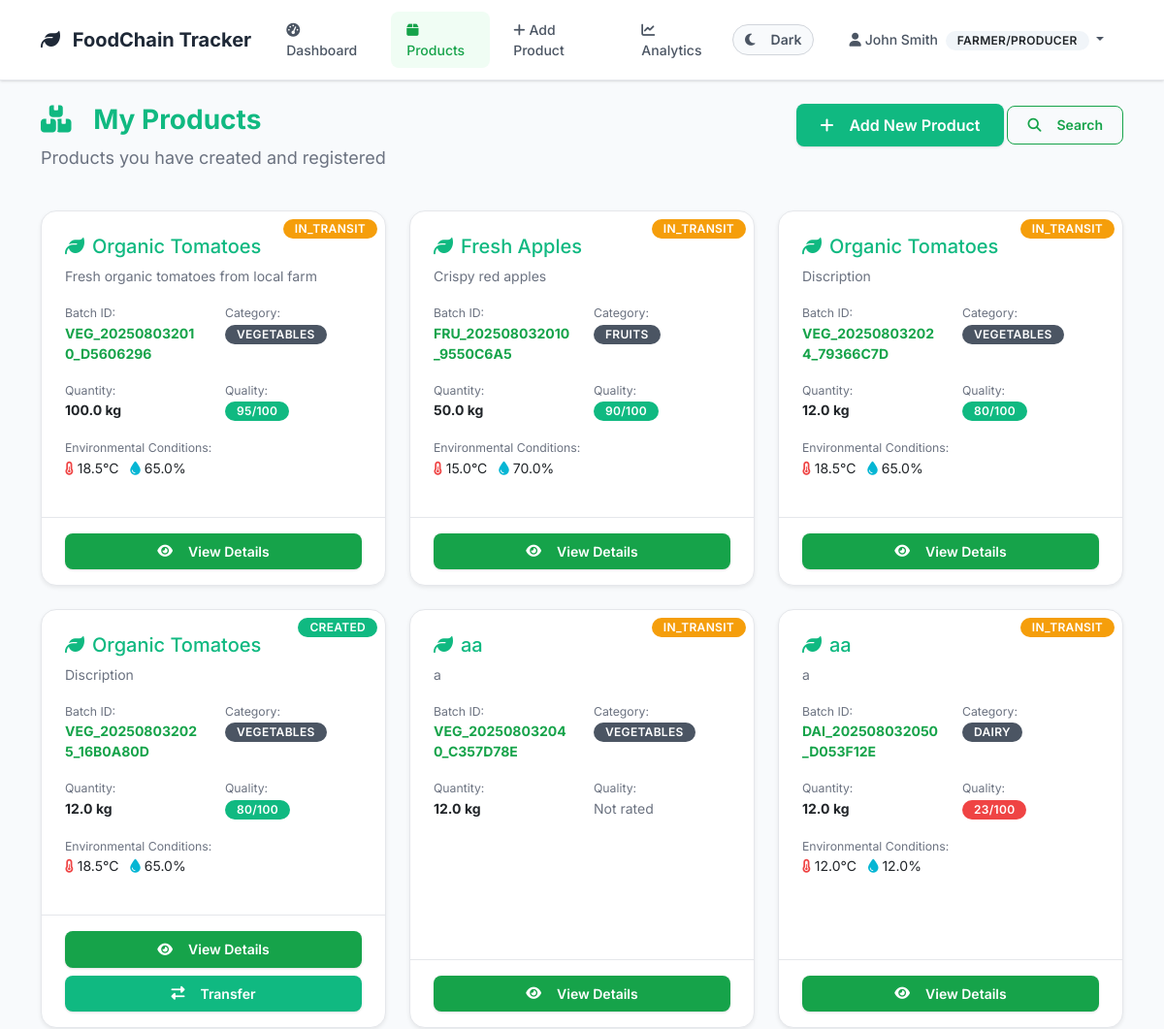
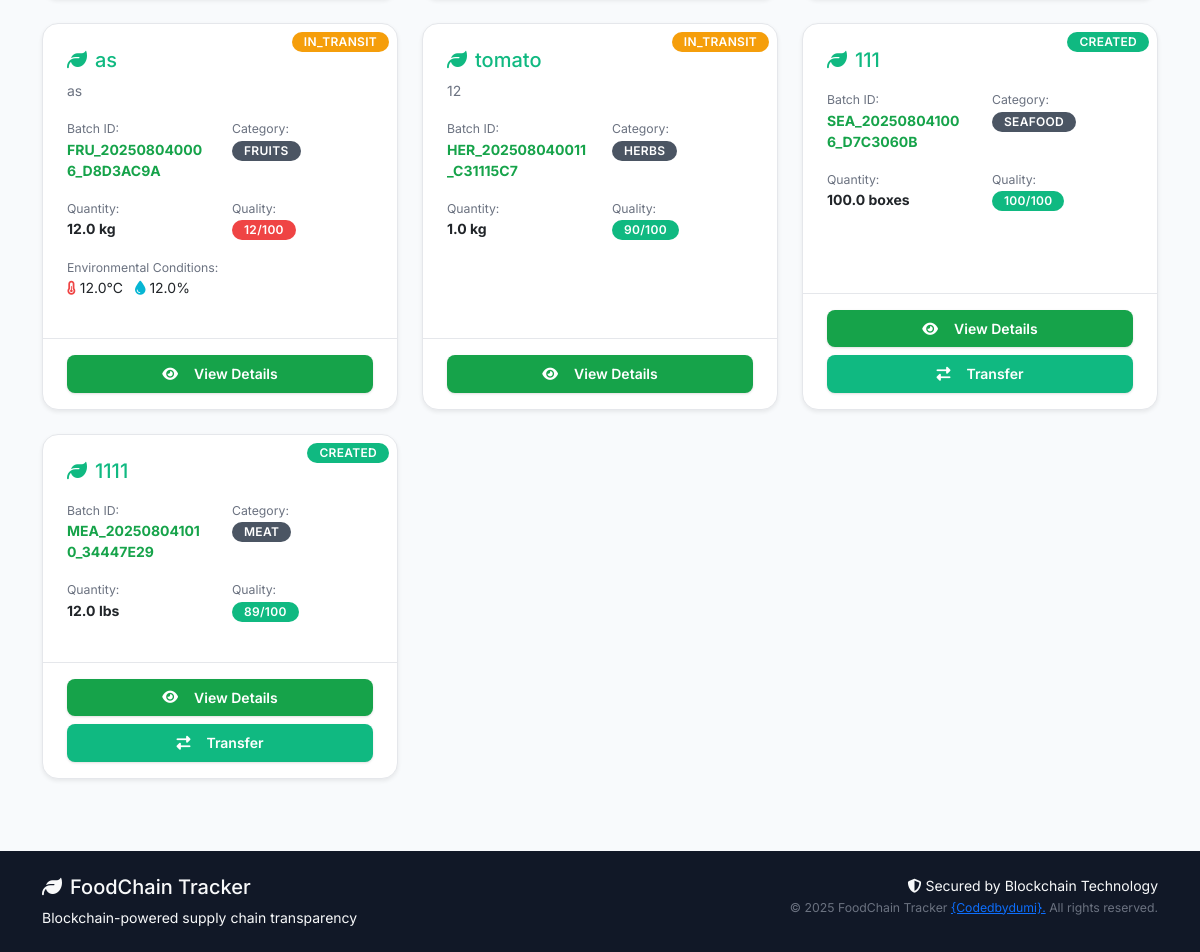
/products/ (signed in), run on the app's committed database (2 pictures, top to bottom).
### models/user.py (models this page shows, shortened)
class User(UserMixin, db.Model):
    __tablename__ = 'users'
    id = db.Column(db.Integer, primary_key=True)
    username = db.Column(db.String(80), unique=True, nullable=False)
    email = db.Column(db.String(120), unique=True, nullable=False)
    password_hash = db.Column(db.String(200), nullable=False)
    full_name = db.Column(db.String(100), nullable=False)
    phone = db.Column(db.String(20))
    address = db.Column(db.Text)
    role = db.Column(db.String(20), nullable=False)  # 'farmer', 'distributor', 'retailer', 'inspector'
    company_name = db.Column(db.String(100))
    license_number = db.Column(db.String(50))  # Business license or certification
    is_active = db.Column(db.Boolean, default=True)
    is_verified = db.Column(db.Boolean, default=False)  # For business verification
    created_at = db.Column(db.DateTime, default=datetime.utcnow)
    last_login = db.Column(db.DateTime)
    products_created = db.relationship('Product', foreign_keys='Product.created_by',
                                     backref='creator', lazy='dynamic')
    sent_transactions = db.relationship('Transaction', foreign_keys='Transaction.from_user_id',
                                      backref='sender', lazy='dynamic')
    received_transactions = db.relationship('Transaction', foreign_keys='Transaction.to_user_id',
                                          backref='receiver', lazy='dynamic')
    def get_role_display(self):
        role_names = {
            'farmer': 'Farmer/Producer',
            'distributor': 'Distributor',
            'retailer': 'Retailer',
            'inspector': 'Inspector'
        }
        return role_names.get(self.role, self.role.title())
    def can_create_products(self):
        return self.role == 'farmer'
    def can_transfer_products(self):
        return self.role in ['farmer', 'distributor']

### models/product.py (models this page shows, shortened)
class Product(db.Model):
    __tablename__ = 'products'
    id = db.Column(db.Integer, primary_key=True)
    batch_id = db.Column(db.String(50), unique=True, nullable=False)
    name = db.Column(db.String(100), nullable=False)
    category = db.Column(db.String(50), nullable=False)  # 'vegetables', 'fruits', 'grains', etc.
    description = db.Column(db.Text)
    quantity = db.Column(db.Float, nullable=False)  # Amount of product
    unit = db.Column(db.String(20), nullable=False)  # 'kg', 'tons', 'boxes', etc.
    quality_grade = db.Column(db.String(10))  # 'A', 'B', 'C', or custom grading
    quality_score = db.Column(db.Integer)  # 0-100 quality score
    origin_location = db.Column(db.String(200))  # Where product was produced
    harvest_date = db.Column(db.Date)
    expiry_date = db.Column(db.Date)
    current_location = db.Column(db.String(200))
    status = db.Column(db.String(50), default='created')  # 'created', 'in_transit', 'delivered', 'expired'
    temperature = db.Column(db.Float)  # Celsius
    humidity = db.Column(db.Float)     # Percentage
    pressure = db.Column(db.Float)     # For certain products
    created_by = db.Column(db.Integer, db.ForeignKey('users.id'), nullable=False)
    current_owner_id = db.Column(db.Integer, db.ForeignKey('users.id'), nullable=False)
    created_at = db.Column(db.DateTime, default=datetime.utcnow)
    updated_at = db.Column(db.DateTime, default=datetime.utcnow, onupdate=datetime.utcnow)
    current_owner = db.relationship('User', foreign_keys=[current_owner_id], backref='owned_products')
    transactions = db.relationship('Transaction', backref='product', lazy='dynamic', cascade='all, delete-orphan')
    def is_expired(self):
        if not self.expiry_date:
            return False
        return datetime.now().date() > self.expiry_date
    def days_until_expiry(self):
        if not self.expiry_date:
            return None
        delta = self.expiry_date - datetime.now().date()
        return delta.days

### routes/products.py (the view)
@products_bp.route('/')
@login_required
def list_products():
    page = request.args.get('page', 1, type=int)
    per_page = 20
    if current_user.role == 'farmer':
        products = Product.query.filter_by(created_by=current_user.id).paginate(
            page=page, per_page=per_page, error_out=False
        )
    elif current_user.role in ['distributor', 'retailer']:
        products = Product.query.filter_by(current_owner_id=current_user.id).paginate(
            page=page, per_page=per_page, error_out=False
        )
    else:
        products = Product.query.paginate(
            page=page, per_page=per_page, error_out=False
        )
    return render_template('products/list.html', products=products)

### templates/products/list.html (shortened to what this page needs)
{% extends "base.html" %}
{% block content %}
<div class="row mb-4">
    <div class="col-md-8">
        <h1 class="display-6 fw-bold text-success">
            <i class="fas fa-boxes me-3"></i>
            {% if current_user.role == 'farmer' %}
                My Products
            {% elif current_user.role in ['distributor', 'retailer'] %}
                Owned Products
            {% else %}
                All Products
            {% endif %}
        </h1>
        <p class="lead text-muted">
            {% if current_user.role == 'farmer' %}
                Products you have created and registered
            {% elif current_user.role in ['distributor', 'retailer'] %}
                Products currently in your possession
            {% else %}
                System-wide product overview
            {% endif %}
        </p>
    </div>
    <div class="col-md-4 text-end">
        {% if current_user.can_create_products() %}
            <a href="{{ url_for('products.add_product') }}" class="btn btn-success btn-lg">
                <i class="fas fa-plus me-2"></i>Add New Product
            </a>
        {% endif %}
        <a href="{{ url_for('products.search_products') }}" class="btn btn-outline-primary">
            <i class="fas fa-search me-2"></i>Search
        </a>
    </div>
</div>
{% if products.items %}
    <div class="row">
        {% for product in products.items %}
            <div class="col-lg-4 col-md-6 mb-4">
                <div class="card h-100 shadow-sm">
                    <div class="position-relative">
                        <span class="position-absolute top-0 end-0 m-2 badge bg-{{ 'success' if product.status == 'created' else 'warning' if product.status == 'in_transit' else 'info' if product.status == 'delivered' else 'danger' }}">
                            {{ product.status.title() }}
                        </span>
                    </div>
                    <div class="card-body">
                        <h5 class="card-title text-success">
                            <i class="fas fa-leaf me-2"></i>{{ product.name }}
                        </h5>
                        <p class="card-text text-muted">{{ product.description[:100] }}{% if product.description|length > 100 %}...{% endif %}</p>
                        <div class="row mb-3">
                            <div class="col-6">
                                <small class="text-muted">Batch ID:</small><br>
                                <strong class="text-primary">{{ product.batch_id }}</strong>
                            </div>
                            <div class="col-6">
                                <small class="text-muted">Category:</small><br>
                                <span class="badge bg-secondary">{{ product.category.title() }}</span>
                            </div>
                        </div>
                        <div class="row mb-3">
                            <div class="col-6">
                                <small class="text-muted">Quantity:</small><br>
                                <strong>{{ product.quantity }} {{ product.unit }}</strong>
                            </div>
                            <div class="col-6">
                                <small class="text-muted">Quality:</small><br>
                                {% if product.quality_score %}
                                    <span class="badge bg-{{ 'success' if product.quality_score >= 80 else 'warning' if product.quality_score >= 60 else 'danger' }}">
                                        {{ product.quality_score }}/100
                                    </span>
                                {% else %}
                                    <span class="text-muted">Not rated</span>
                                {% endif %}
                            </div>
                        </div>
                        {% if product.temperature %}
                            <div class="mb-3">
                                <small class="text-muted">Environmental Conditions:</small><br>
                                <i class="fas fa-thermometer-half text-danger me-1"></i>{{ product.temperature }}°C
                                {% if product.humidity %}
                                    <i class="fas fa-tint text-info ms-2 me-1"></i>{{ product.humidity }}%
                                {% endif %}
                            </div>
                        {% endif %}
                    </div>
                    <div class="card-footer bg-transparent">
                        <div class="d-grid gap-2">
                            <a href="{{ url_for('products.view_product', id=product.id) }}" class="btn btn-primary">
                                <i class="fas fa-eye me-2"></i>View Details
                            </a>
                            {% if current_user.id == product.current_owner_id and current_user.can_transfer_products() %}
                                <a href="{{ url_for('products.transfer_product', id=product.id) }}" class="btn btn-success">
                                    <i class="fas fa-exchange-alt me-2"></i>Transfer
                                </a>
                            {% endif %}
                        </div>
                    </div>
                </div>
            </div>
        {% endfor %}
    </div>
{% endif %}
{% endblock %}

### templates/base.html (shortened to what this page needs)
<!DOCTYPE html>
<html lang="en">
<head>
    <link href="https://cdn.jsdelivr.net/npm/bootstrap@5.3.0/dist/css/bootstrap.min.css" rel="stylesheet">
    <link href="https://cdnjs.cloudflare.com/ajax/libs/font-awesome/6.4.0/css/all.min.css" rel="stylesheet">
    <link href="{{ url_for('static', filename='css/style.css') }}" rel="stylesheet">
</head>
<body>
    <nav class="navbar navbar-expand-lg navbar-light bg-white">
        <div class="container">
            <a class="navbar-brand" href="{{ url_for('index') }}">
                <i class="fas fa-leaf me-2"></i>
                FoodChain Tracker
            </a>
            <div class="collapse navbar-collapse" id="navbarNav">
                <ul class="navbar-nav me-auto">
                    {% if current_user.is_authenticated %}
                        <li class="nav-item">
                            <a class="nav-link" href="{{ url_for('dashboard.main') }}">
                                <i class="fas fa-tachometer-alt me-1"></i>Dashboard
                            </a>
                        </li>
                        <li class="nav-item">
                            <a class="nav-link" href="{{ url_for('products.list_products') }}">
                                <i class="fas fa-box me-1"></i>Products
                            </a>
                        </li>
                        {% if current_user.can_create_products() %}
                        <li class="nav-item">
                            <a class="nav-link" href="{{ url_for('products.add_product') }}">
                                <i class="fas fa-plus me-1"></i>Add Product
                            </a>
                        </li>
                        {% endif %}
                        <li class="nav-item">
                            <a class="nav-link" href="{{ url_for('analytics.dashboard') }}">
                                <i class="fas fa-chart-line me-1"></i>Analytics
                            </a>
                        </li>
                    {% endif %}
                </ul>
                <ul class="navbar-nav me-3">
                    <li class="nav-item">
                        <button class="btn btn-outline-secondary btn-sm theme-toggle" id="themeToggle" type="button">
                            <i class="fas fa-moon" id="themeIcon"></i>
                            <span class="ms-2 d-none d-md-inline" id="themeText">Dark</span>
                        </button>
                    </li>
                </ul>
                <ul class="navbar-nav">
                    {% if current_user.is_authenticated %}
                        <li class="nav-item dropdown">
                            <a class="nav-link dropdown-toggle" href="#" id="navbarDropdown" role="button" data-bs-toggle="dropdown">
                                <i class="fas fa-user me-1"></i>{{ current_user.full_name }}
                                <span class="badge bg-light text-dark ms-1">{{ current_user.get_role_display() }}</span>
                            </a>
                        </li>
                    {% endif %}
                </ul>
            </div>
        </div>
    </nav>
    <main class="container my-4">
        {% block content %}{% endblock %}
    </main>
    <footer class="bg-dark text-light py-4 mt-5">
        <div class="container">
            <div class="row">
                <div class="col-md-6">
                    <h5><i class="fas fa-leaf me-2"></i>FoodChain Tracker</h5>
                    <p class="mb-0">Blockchain-powered supply chain transparency</p>
                </div>
                <div class="col-md-6 text-md-end">
                    <p class="mb-0">
                        <i class="fas fa-shield-alt me-1"></i>Secured by Blockchain Technology
                    </p>
                    <small class="text-muted">© 2025 FoodChain Tracker <a href="https://github.com/codedbydumi">{Codedbydumi}.</a> All rights reserved.</small>
                </div>
            </div>
        </div>
    </footer>
</body>
</html>

### data on the page
User: full_name "John Smith", role "FARMER/PRODUCER"
Product: status "IN_TRANSIT", name "Organic Tomatoes", description "Fresh organic tomatoes from local farm", batch_id "VEG_202508032010_D5606296", category "VEGETABLES", quantity "100.0", unit "kg", quality_score "95", temperature "18.5", humidity "65.0"
Product: status "IN_TRANSIT", name "Fresh Apples", description "Crispy red apples", batch_id "FRU_202508032010_9550C6A5", category "FRUITS", quantity "50.0", unit "kg", quality_score "90", temperature "15.0", humidity "70.0"
Product: status "IN_TRANSIT", name "Organic Tomatoes", description "Discription", batch_id "VEG_202508032024_79366C7D", category "VEGETABLES", quantity "12.0", unit "kg", quality_score "80", temperature "18.5", humidity "65.0"
Product: status "CREATED", name "Organic Tomatoes", description "Discription", batch_id "VEG_202508032025_16B0A80D", category "VEGETABLES", quantity "12.0", unit "kg", quality_score "80", temperature "18.5", humidity "65.0"
Product: status "IN_TRANSIT", name "aa", description "a", batch_id "VEG_202508032040_C357D78E", category "VEGETABLES", quantity "12.0", unit "kg", quality_score "Not rated"
Product: status "IN_TRANSIT", name "aa", description "a", batch_id "DAI_202508032050_D053F12E", category "DAIRY", quantity "12.0", unit "kg", quality_score "23", temperature "12.0", humidity "12.0"
Product: status "IN_TRANSIT", name "as", description "as", batch_id "FRU_202508040006_D8D3AC9A", category "FRUITS", quantity "12.0", unit "kg", quality_score "12", temperature "12.0", humidity "12.0"
Product: status "IN_TRANSIT", name "tomato", description "12", batch_id "HER_202508040011_C31115C7", category "HERBS", quantity "1.0", unit "kg", quality_score "90"
Product: status "CREATED", name "111", batch_id "SEA_202508041006_D7C3060B", category "SEAFOOD", quantity "100.0", unit "boxes", quality_score "100"
Product: status "CREATED", name "1111", batch_id "MEA_202508041010_34447E29", category "MEAT", quantity "12.0", unit "lbs", quality_score "89"
